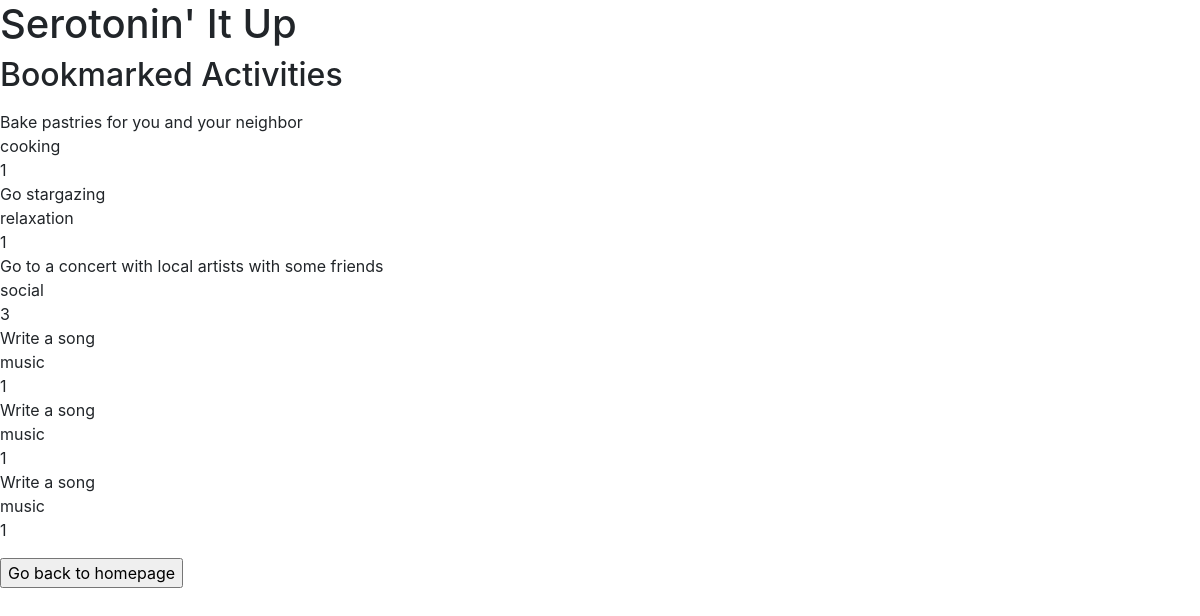
Screenshot of /bookmarked-activities (signed in) with the database file from the repository.
### tables this page shows
CREATE TABLE bmActivities (user_id text, activity text, type text, participants text);

### __init__.py (the view)
@app.route("/bookmarked-activities", methods = ['GET', 'POST'])
def bookmarkedActivities():
    db = sqlite3.connect("p0database.db")
    c = db.cursor()
    user_id = session.get("user")
    c.execute('SELECT * FROM bmActivities')
    actArr = []
    for row in c:
        if (row[0] == user_id):
            actRow = []
            actRow.append(row[1])
            actRow.append(row[2])
            actRow.append(row[3])
            actArr.append(actRow)
    return render_template('bmactivities.html', actArr = actArr)

### templates/bmactivities.html (shortened to what this page needs)
<!DOCTYPE html>
<html>
  <head>
    <link rel="stylesheet" href="https://stackpath.bootstrapcdn.com/bootstrap/4.3.1/css/bootstrap.min.css">
    <link rel="stylesheet" href="../static/css/layout.css">
  </head>
  <body>
    <h1> Serotonin' It Up </h1>
    <h2> Bookmarked Activities</h2>
    <p>
      {% for row in actArr %}
      <div>
        {{row[0]}}
        <br>
        {{row[1]}}
        <br>
        {{row[2]}}
      </div>
      {% endfor %}
    </p>
    <form action = "/homepage">
      <input type = "submit" value = "Go back to homepage">
    </form>
  </body>
</html>

### rows the page displays
bmActivities: activity "Bake pastries for you and your neighbor", type "cooking", participants "1"
bmActivities: activity "Go stargazing", type "relaxation", participants "1"
bmActivities: activity "Go to a concert with local artists with some friends", type "social", participants "3"
bmActivities: activity "Write a song", type "music", participants "1"
bmActivities: activity "Write a song", type "music", participants "1"
bmActivities: activity "Write a song", type "music", participants "1"
